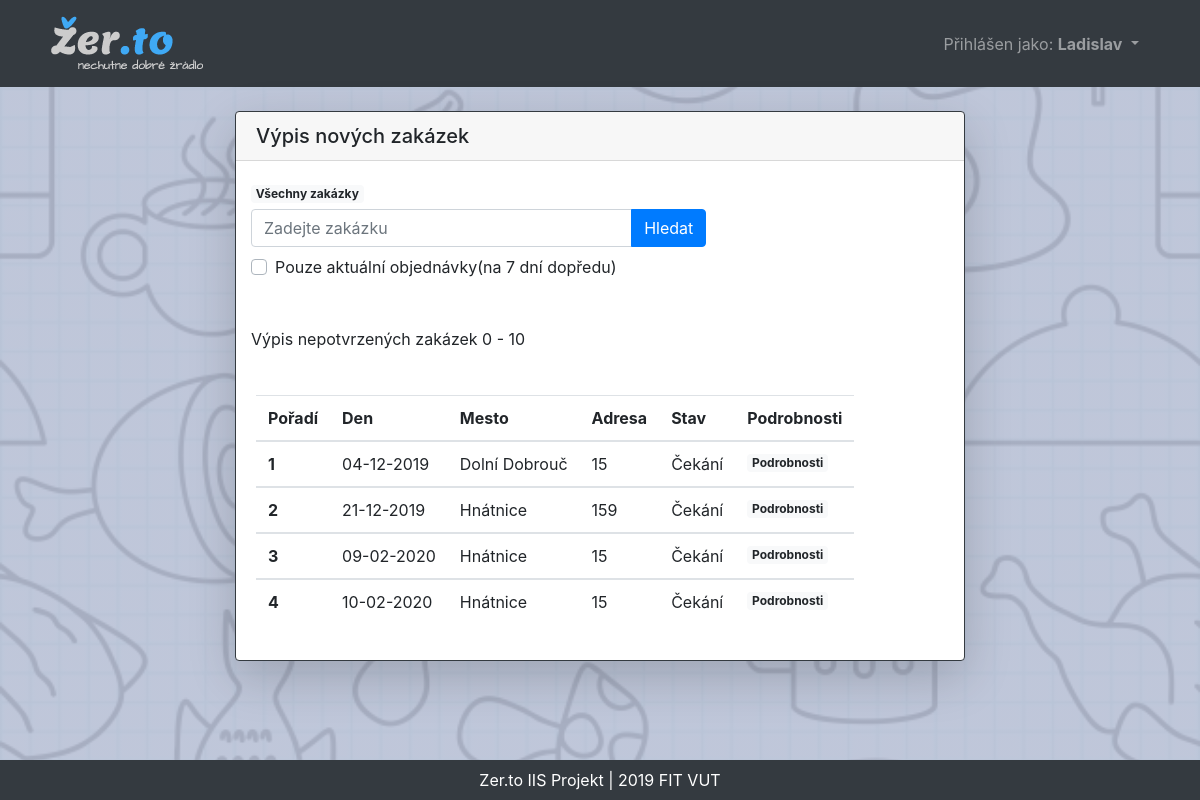
/op/dat_zakazky.php (signed in), run on the app's committed database.
### tables this page shows
CREATE TABLE `objednavka` (
  `id` int(11) NOT NULL,
  `user` int(11) NOT NULL,
  `stav` varchar(150) NOT NULL DEFAULT 'Čekání',
  `ridic` int(11) DEFAULT NULL,
  `cena` int(11) NOT NULL,
  `cas_objednani` timestamp NOT NULL DEFAULT '0000-00-00 00:00:00' ON UPDATE CURRENT_TIMESTAMP,
  `den_dodani` date NOT NULL,
  `mesto` varchar(100) NOT NULL,
  `adresa` varchar(200) NOT NULL,
  `jidelna` int(11) NOT NULL,
  `kod` int(11) DEFAULT NULL
);

### functions.php (called while the page is built, shortened)
<?php
function dateDTH(string $a){
    $rok = substr($a, 0, 4);
    $mes = substr($a, 5, 2);
    $den = substr($a, 8, 2);
    return "$den-$mes-$rok";
}
?>

### op/dat_zakazky.php (the view, shortened to what this page needs)
<?php
include '../functions.php';
        ?><script>
    </script><?php
$db = dbconnect();
    ?><script>
<!DOCTYPE html>
<html>
	<head>
        <link rel="stylesheet" href="https://stackpath.bootstrapcdn.com/bootstrap/4.4.0/css/bootstrap.min.css" />
        <link rel="stylesheet" href="../styles/styles.css" />
	</head>
	<body>
        <nav class='mb-4 navbar navbar-expand-lg navbar-dark bg-dark'>
            <div class='container'>
                <a class='navbar-brand' href='../index.php'><img src='../pic/logo/logo.png' /></a>
                    <div class='collapse navbar-collapse' id='navbarSupportedContent-4'>
                        <ul class='navbar-nav ml-auto'>
                        <?php
                            if(isset($_SESSION['jmeno'])){
                                echo "
                                <li class='nav-link dropdown'>
                                    <span class='nav-link dropdown-toggle' id='navbarDropdownMenuLink-4' data-toggle='dropdown' aria-haspopup='true' aria-expanded='false'>Přihlášen jako:
                                    <b>".$_SESSION['jmeno']."</b>
                                    </span>
                                    <div class='dropdown-menu dropdown-menu-right' aria-labelledby='navbarDropdownMenuLink-4'>
                                    ";
                            echo "</div></nav>";
            }
        ?>
    <main class="container">
        <section class="row justify-content-md-center">
            <div class="col col-md-8">
                <div class="card shadow-lg border-dark">
                    <h5 class="card-header">Výpis nových zakázek</h5>
                    <div class="col col-md-8 mt-4">
                        <a class="float-left badge badge-light" href="./dat_zakazky.php">Všechny zakázky</a>
                        <br>
                        <form method="get" class="mb-5" action="./dat_zakazky.php" enctype="multipart/form-data">
                            <div class="input-group">
                                <input class="form-control" type="text" name="search" id="srch" placeholder="Zadejte zakázku" />
                                <div class="input-group-append">
                                    <input type="submit" value="Hledat" class="btn btn-primary float-right" id="srch" />
                                </div>
                            </div>
                            <div class="custom-control custom-checkbox mt-2">
                                <label class="custom-control-label" for="check4">Pouze aktuální objednávky(na 7 dní dopředu)</label>
                            </div>
                        </form>
                        <?php
                            $offset = 0;
                            echo "<span>Výpis nepotvrzených zakázek $offset - ".($offset+10) . "</span>";
                        ?>
                    </div>
                    <div class="card-body">
        <?php
            if(isset($_GET['search'])){
                $search = filter_input(INPUT_GET, "search", FILTER_SANITIZE_STRING);
                $stranka = "./dat_zakazky.php?search=$search&";
                if(isset($_GET['f_akt'])){
                    $den = date('Y-m-d', strtotime("+1 week"));
                    if($search == ""){
                        $sql = "SELECT id, stav, den_dodani, mesto, adresa FROM objednavka WHERE stav = 'Čekání' AND den_dodani >= '$den' ORDER BY den_dodani LIMIT 10 OFFSET $offset";
                        $sql2 = "SELECT COUNT(*) FROM objednavka WHERE stav = 'Čekání' AND den_dodani >= '$den' ";
                    }else{
                        $sql = "SELECT id, stav, den_dodani, mesto, adresa FROM objednavka WHERE stav = 'Čekání' AND (den_dodani = '$search' OR adresa LIKE '%$search%' OR mesto LIKE '%$search%') AND den_dodani > '$den' ORDER BY den_dodani LIMIT 10 OFFSET $offset";
                        $sql2 = "SELECT COUNT(*) FROM objednavka WHERE stav = 'Čekání' AND (den_dodani = '$search' OR adresa LIKE '%$search%' OR mesto LIKE '%$search%') AND  den_dodani > '$den' ";
                    }
                }else{
                    $sql = "SELECT id, stav, den_dodani, mesto, adresa FROM objednavka WHERE (den_dodani = '$search' OR adresa LIKE '%$search%' OR mesto LIKE '%$search%') AND stav = 'Čekání' ORDER BY den_dodani LIMIT 10 OFFSET $offset";
                    $sql2 = "SELECT COUNT(*) FROM objednavka WHERE (den_dodani = '$search' OR adresa LIKE '%$search%' OR mesto LIKE '%$search%') AND stav = 'Čekání'";
                }
            }else{
                $sql = "SELECT id, stav, den_dodani, mesto, adresa  FROM objednavka WHERE stav = 'Čekání' ORDER BY den_dodani LIMIT 10 OFFSET $offset";
            }
            if($load_my_objednavka = $db->query($sql)){
                if($load_my_objednavka->num_rows>0){
                    $porad = $offset+1;
                    echo "
                    <table class='table table-responsive table-hover mt-4'>";
                    echo "
                        <thead>
                            <tr>
                                <th scope='col'>Pořadí</th>
                                <th scope='col'>Den</th>
                                <th scope='col'>Mesto</th>
                                <th scope='col'>Adresa</th>
                                <th scope='col'>Stav</th>
                                <th scope='col'>Podrobnosti</th>
                            </tr>
                        </thead>
                    ";
                    while($row = $load_my_objednavka->fetch_assoc()){
                        echo "<tbody>";
                        echo "<tr>";
                        echo "<th scope='row'>".$porad++."</th>";
                        echo "<td>".dateDTH($row['den_dodani'])."</td>";
                        echo "<td>".$row['mesto']."</td>";
                        echo "<td>".$row['adresa']."</td>";
                        echo "<td>".$row['stav']."</td>";
                        echo "<td><a class='badge badge-light' href='../jidlo/objednavka.php?obj=".$row['id']."'>Podrobnosti</a></td>";
                        echo "</tr>";
                    }
                    echo "</tbody></table>";
                }else{
                    echo "<p class='alert alert-danger text-center border-danger my-4'>Nejsou žádné nové zakázky!</p>";
                }
            }
        ?>
                    </div>
                </div>
            </div>
        </section>
    </main>
    <footer class="mt-4">
        <div class="bg-dark p-2 text-center text-white footer">
            Zer.to IIS Projekt | 2019 FIT VUT
        </div>
	</footer>
	</body>
</html>

### styles/styles.css (style rules this page uses)
html { height: 100%; margin: 0; padding: 0; }
body { background: linear-gradient(rgba(185, 193, 214, 0.9), rgba(185, 193, 214, 0.9)), url("../pic/logo/bgd.jpg") #FFF; background-size: cover; min-height: 100%; margin: 0; padding: 0 0 100px 0; position: relative; }
.footer { position: absolute; bottom: 0; width: 100%; }

### data on the page
objednavka: den_dodani "04-12-2019", mesto "Dolní Dobrouč", adresa "15", stav "Čekání"
objednavka: den_dodani "21-12-2019", mesto "Hnátnice", adresa "159", stav "Čekání"
objednavka: den_dodani "09-02-2020", mesto "Hnátnice", adresa "15", stav "Čekání"
objednavka: den_dodani "10-02-2020", mesto "Hnátnice", adresa "15", stav "Čekání"

### other printed values
$_SESSION['jmeno'] "Ladislav"
$offset "0"
$offset+10 "10"
